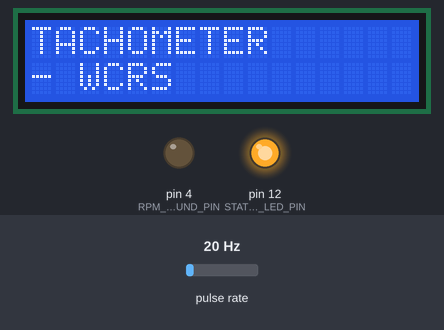
Bench run of a sketch on a simulated Arduino Uno, built with avr-gcc and run on an emulated ATmega328P. On the bench: 16×2 character LCD, output pins drawn as LEDs (lit = HIGH). Wiring (inferred from the names in the program): pulse sensor: data pin 2. Dashed ring = blinking. The inputs (shaded band) are chosen by the test bench; at power-on: pulse rate 20 Hz. Pins used as bus, display or sensor lines are not drawn.

Above: at 2.01 s.
3.3 s: pulse rate (sensor on pin 2) set to 100 Hz
At 4.6 s:
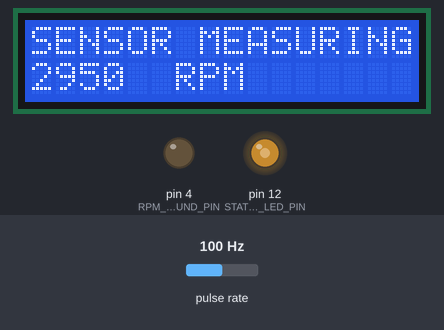
6.3 s: pulse rate (sensor on pin 2) set to 4 Hz
At 6.92 s:
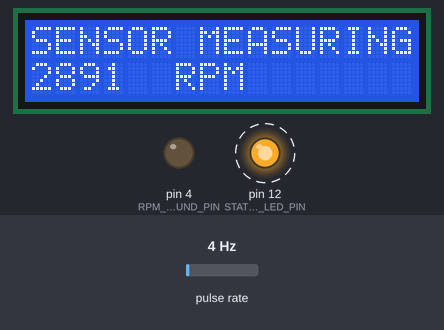
9.3 s: pulse rate (sensor on pin 2) set to 196 Hz
At 11.0 s:
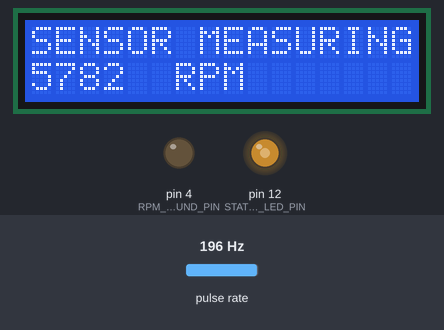
Timing chart, 0 to 12.5 s (numbered marks = the images above; inputs shaded):
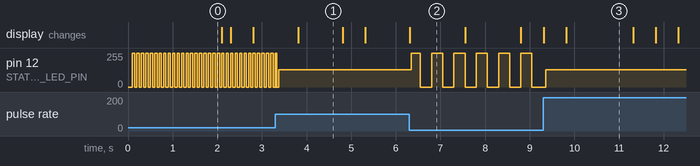

Measured:
- after the input at 3.3 s, the display: changes after 0.51 s (image 1)
- after the input at 6.3 s, pin 12 (STATUS_LED_PIN): alternates 255/255 for 0.25 s and 0/255 for 0.25 s, starting at once
- after the input at 9.3 s, the display: first changes at once (image 3 shows a later state)
- what the display in image 1 shows lasts 1.0 s, from 3.8 s to 4.8 s
- what the display in image 2 shows lasts 1.3 s, from 6.3 s to 7.6 s
- what the display in image 3 shows lasts 1.5 s, from 9.8 s to 11.3 s

The sketch:

optical_tachometer.ino
```cpp
/* Optical Tachometer

  Measure the time needed for some number of  sensor transitions, and calculate
  RPM that implies, assuming a single transition (in one direction) per revolution.

  Reference: https://www.instructables.com/id/Measure-RPM-DIY-Portable-Digital-Tachometer/
*/

#include<LiquidCrystal595.h>

const int RPM_POWER_PIN = 3;   // VCC for sensor
const int RPM_GROUND_PIN = 4;  // Ground for sensor
const int RPM_SENSOR_PIN = 2;  // Interrupt sense
const int STATUS_LED_PIN = 12;
// 300, 600, 1200, 2400, 4800, 9600, 14400, 19200, 28800, 38400, 57600, 115200
const long SERIAL_BAUD = 9600;
const unsigned long SPLASH_LENGTH = 2000;  // 2 Seconds to show startup splash screen
const unsigned long PAGE_LENGTH = 2000;  // 2 Seconds before advance to next page
const unsigned long UPDATE_THROTTLE = 500;  // 0.5 Second between RPM display changes
const unsigned long IDLE_TIMEOUT = 5000;  // milliseconds to wait for new measurement
const unsigned int UPDATE_COUNT = 5;  // Minimum revolutions to use for calculations
const unsigned int TICKS_PER_REV = 1;  // Number of transitions per revolution

LiquidCrystal595 lcd(7 ,8 , 9);  // Define pins used for LCD
// volatile byte revolutionCount;
volatile unsigned int revolutionCount;    // volatile (updated by interrupt handler)
unsigned long int maxRPM;  // Maximum RPM measurement
unsigned long measureStartTime;  // time latest measurement was started
int measureStatus = LOW;       // Status LED state (value); toggled to show working
int RPMprevLen = 0;     // Previous RPM value displayed length
bool clearLCD = true;   // Flag showing when LCD screen needs to be cleared
unsigned long idleStart = 0;  // previous time a measurement was recorded

void setup()
{
  // Serial.begin(SERIAL_BAUD);
  lcd.begin(16, 2);     // Initialize LCD screen
  lcd.setLED2Pin(HIGH); // Turn on Backlight

  // Call Interrupt handler function on each LOW to HIGH transition
  attachInterrupt(digitalPinToInterrupt(RPM_SENSOR_PIN), revolutionCounter, RISING);

  pinMode(STATUS_LED_PIN, OUTPUT);
  pinMode(RPM_POWER_PIN, OUTPUT);  // Setup power for the optical sensor
  pinMode(RPM_GROUND_PIN, OUTPUT);
  digitalWrite(RPM_POWER_PIN, HIGH);
  digitalWrite(RPM_GROUND_PIN, LOW);

  lcd.print(F("TACHOMETER"));   // Sketch startup title text
  lcd.setCursor(0, 1);
  lcd.print(F("- WCRS"));
  delay(SPLASH_LENGTH);  // Leave the splash screen up for awhile
  lcd.clear();

  revolutionCount = 0;
  measureStartTime = 0;
} // ./setup()

void loop()
{
  unsigned long currtime = millis(); // The current time
  unsigned long idletime = currtime - idleStart;  // Time since last measurement

  if(revolutionCount >= UPDATE_COUNT ) {  // It´s time to report a new (raw) measurement
    reportLatestRPM();
    idleStart = currtime;  // Just had a new reading; reset start idle interval to now
  }

  if(idletime > IDLE_TIMEOUT) {  // There has been no new reading for awhile
    showMaxRPM();  // Show the maximum RPM
    idleStart = currtime;
  }
} // ./loop()


/**
 * revolutionCounter Interrupt handler
 *
 * Every time the sensor goes from LOW to HIGH, this function will be called
 */
void revolutionCounter()
{
  revolutionCount++;  // Increment the number of revolutions

  // IDEA: move the toggle to the main loop; toggle if count changed; get rid of delay() calls
  if (measureStatus == LOW) {
    measureStatus = HIGH;
  } else {
    measureStatus = LOW;
  }
  digitalWrite(STATUS_LED_PIN, measureStatus);  // Toggle the status LED
} // ./ revolutionCounter()


/**
 * report latest measured RPM
 */
void reportLatestRPM()
{
  /* RPM: revolutions per minute == revolutions / minutes == rev / 60 sec == rev / 60000 milliseconds
   * ms = (millis() - measureStartTime)
   * rev = revolutions / TICKS_PER_REV
   *
   * rpm = (60000 * rev) / ms ¦ =
   *
   * rpm = (revolutions / TICKS_PER_REV) * 60000 ) / (millis() - measureStartTime)
   *
   * Something is wrong in the calculation here
  */
  // Calculate the RPM using the time needed for the number of revolutions seen
  unsigned long int measuredRPM = 30 * 1000 / (millis() - measureStartTime) * revolutionCount;
  measureStartTime = millis();  // Start a new measurement
  revolutionCount = 0;

  if(clearLCD) {  // Clear the LCD to avoid any garbage text
    lcd.clear();
    lcd.print(F("SENSOR MEASURING"));  // Title for raw measurement
    clearLCD = false;  // Prevent (additional) clearing of the screen
  }

  if(measuredRPM > maxRPM) {
    maxRPM = measuredRPM;   //  Track the maximum RPM reading seen
  }

  showRawRPM(measuredRPM);
} // ./ reportLatestRPM


/**
 * Determine the number of decimal digits needed to display an int value
 *
 * TODO test this for a range of values, including zero and negative
 *
 * @param value - integer value to count the decimal digits in
 */
unsigned int decimalDigits(int value)
{
  unsigned int digitCount = 0;
  int x = value;
  while(x != 0) {
    x /= 10;
    digitCount++;
  }
  return digitCount;
}


/** showRawRPM
 *
 * Display the latest RPM measurement
 *
 * @param rpmValue - revolutions per minute value
 */
void showRawRPM(int rpmValue)
{
  int RPMcurLen = decimalDigits(rpmValue);  // Current RPM value displayed length
  if(RPMcurLen < RPMprevLen) {  // Fewer digits in the RPM display value than before
    lcd.clear();
    RPMprevLen = RPMcurLen;
    clearLCD = false;
    lcd.print(F("SENSOR MEASURING"));
  }

  lcd.setCursor(0, 1);
  lcd.print(rpmValue, DEC);  // Show calculated RPM as a decimal value

  lcd.setCursor(6,1);
  lcd.print(F("RPM"));
  delay(UPDATE_THROTTLE);  // Make sure the display stays still long enough to read
} // ./showRawRPM()


/** showMaxRPM
 *
 * Display the maximum RPM value seen so far
 */
void showMaxRPM() {
  clearLCD = false;
  lcd.clear();
  lcd.print(F("MAXIMUM RPM"));
  lcd.setCursor(0, 1);
  lcd.print(maxRPM, DEC);  // Display the maximum recorded RPM
  lcd.print(F("   RPM"));
  delay(PAGE_LENGTH);

  lcd.clear();
  lcd.print(F("IDLE STATE"));
  lcd.setCursor(0, 1);
  lcd.print(F("READY TO MEASURE"));
  // delay(PAGE_LENGTH);
} // ./showMaxRPM
```
